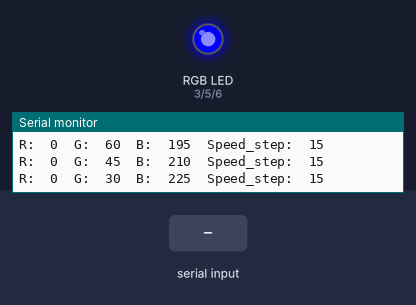
Bench run of a program on a simulated Arduino Uno, built with avr-gcc and run on an emulated ATmega328P. On the bench: an RGB LED mixed from three pins (HIGH = lit), the last lines printed to the serial monitor. Inputs (shaded band) come from the test bench. Dim RGB values are drawn brighter than linear.

Above: at 1.2 s.
1.3 s: "2" received over Serial
At 2.32 s:
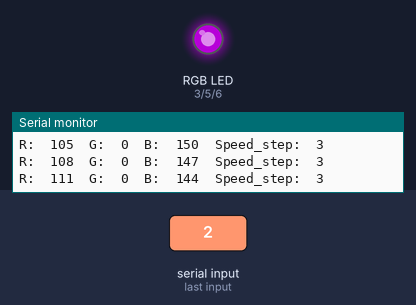
4.3 s: "4" received over Serial
At 4.74 s:
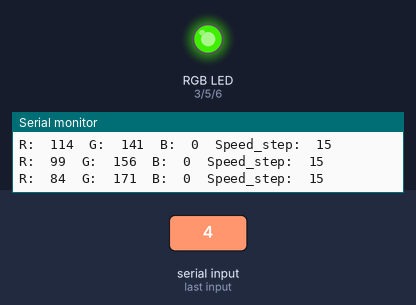
7.3 s: "1" received over Serial
10.3 s: "3" received over Serial
At 11.95 s:
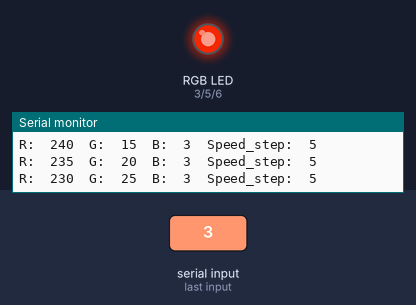
13.3 s: "0" received over Serial
16.3 s: "2" received over Serial
At 19.33 s:
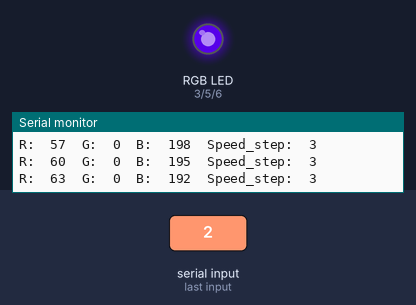
Timing chart, 0 to 20.3 s (numbered marks = the images above; inputs shaded):
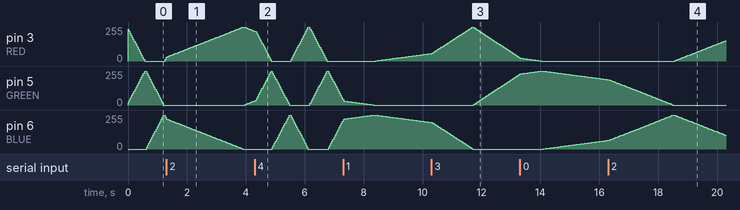

The program:

main.cpp
```cpp
#include <Arduino.h>

//RGB PWM controller rainbow effect with adjustable speed and monitor output
// Define Pins
#define RED 3
#define GREEN 5
#define BLUE 6


//Program for smooth transition on RBG LED with implemented smooth transition between speeds defined by user keyboard: 1, 2, 3, 4.


//inspired by arduino.stackexchange.com/questions/9174/serial-print-string-and-variable-on-same-line
#define PRINT(var) Serial.print(#var ":\t"); Serial.print(var); Serial.print('\t')
#define PRINTLN(var) Serial.print(#var ":\t"); Serial.println(var)

//Function declarations
void read_speed();
void setup(){
    Serial.begin(9600);
    Serial.println("\n RGB values of LED:\n");

    pinMode(RED, OUTPUT);
    pinMode(GREEN, OUTPUT);
    pinMode(BLUE, OUTPUT);
    digitalWrite(RED, HIGH);
    digitalWrite(GREEN, HIGH);
    digitalWrite(BLUE, HIGH);
}

char Speed_input = '4'; //ADJUSTABLE BY USER: 1, 2, 3
int Speed_step = 15; //dividible by 255: 1, 3, 5, 15

int rising = 0;
int falling = 255;

int LED_rising, LED_falling, LED_stalling;
int R, G, B;

int i = 0;
int changing_color = 1;
void loop(){

    //define on which cycle is what happening
    switch (changing_color)
    {
    case 1:
        LED_rising = GREEN;
        LED_falling = RED;
        LED_stalling = BLUE;// for staying at lowest value only
        R = falling;        //for printing purposes only
        G = rising;
        break;
    case 2:
        LED_rising = BLUE;
        LED_falling = GREEN;
        LED_stalling = RED;
        B = rising;
        G = falling;
        break;

    case 3:
        LED_rising = RED;
        LED_falling = BLUE;
        LED_stalling = GREEN;
        R = rising;
        B = falling;
        break;

    default:
        break;
    }

    //light up!
    analogWrite(LED_rising, rising);
    analogWrite(LED_falling, falling);
    analogWrite(LED_stalling, LOW);

    //check for speed change, increment if possible, otherwise change cycle
    read_speed();
    if (i + Speed_step <= 255){ //if we are not in end of cycle, increment
        i += Speed_step;
    }
    else{ //we are in the end of cycle, reset i and switch to another cycle mode
        i = 0;
        changing_color == 3 ? changing_color = 1 : changing_color += 1;
    }

    //print
    PRINT(R);
    PRINT(G);
    PRINT(B);
    PRINTLN(Speed_step);
    //update values
    rising = i ;
    falling = 255 - i;


}

void read_speed(){
    //check for new inputs
    if (Serial.available() > 0){

        int speed_input= Serial.read();

        switch (speed_input)
        {
        case '1':
            Speed_step = 1;
            break;
        case '2':
            Speed_step = 3;
            break;
        case '3':
            Speed_step = 5;
            break;
        case '4':
            Speed_step = 15;
            break;

        default:
            Serial.println("Invalid speed! Use numbers 1 to 4");
            Speed_step = 1;
            break;
        }
    }
}
```

Measured:
- after the input at 10.3 s, pin 5 (GREEN): moves from 0/255 to 230/255 over 1.6 s, starting after 1.4 s
- after the input at 16.3 s, pin 3 (RED): moves from 0/255 to 153/255 over 1.7 s, starting after 2.3 s
- by itself, pin 6 (BLUE): rises from 65/255 to 255/255 in 2.2 s, then falls to 102/255 in 1.8 s
